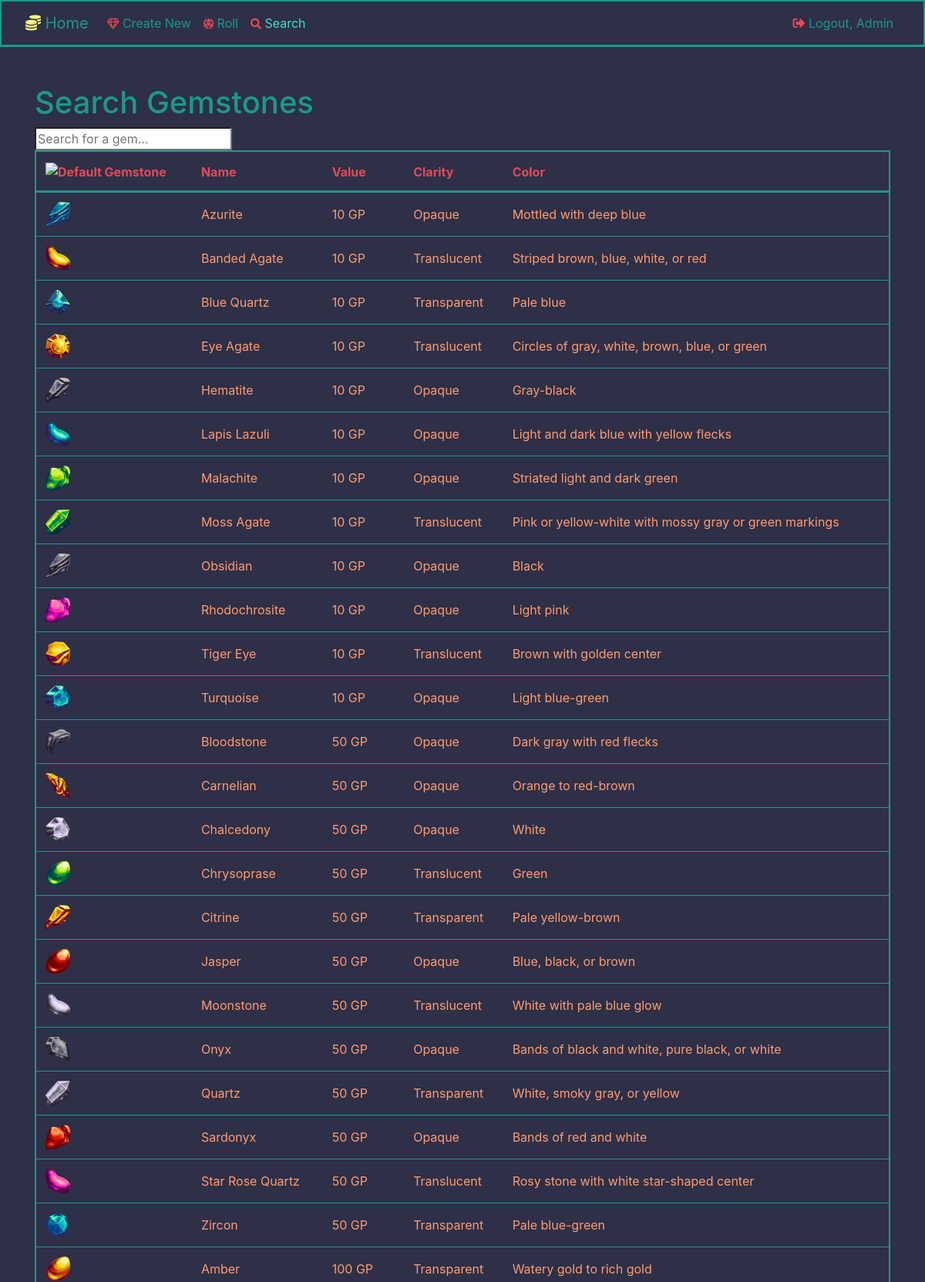
The page /treasure/gemstone/search/ (signed in, upper part) on the database its author committed.
### treasure/models.py (models this page shows, shortened)
class Gemstone(models.Model):
    name             = models.CharField(max_length=128)
    value            = models.IntegerField(validators=[MinValueValidator(1), MaxValueValidator(1_000_000)])
    clarity          = models.ForeignKey(
        GemstoneClarity,
        related_name='gemstones',
        on_delete=models.SET_DEFAULT,
        default=1
    )
    color            = models.CharField(max_length=128, blank=True, verbose_name='Color(s)')
    description      = models.TextField(max_length=1024)
    icon             = models.ForeignKey(
        GemstoneIcon,
        related_name='gemstones',
        on_delete=models.SET_DEFAULT,
        default=1
    )
    objects = GemstoneManager()

class GemstoneIcon(models.Model):
    name             = models.CharField(max_length=128)
    image            = models.ImageField(
        upload_to='gemstone-icons',
        max_length=128,
        height_field='height',
        width_field='width'
    )
    width            = models.PositiveIntegerField()
    height           = models.PositiveIntegerField()
    file_hash        = models.CharField(max_length=32, unique=True)

class GemstoneClarity(models.Model):
    class Meta:
        verbose_name_plural = 'Gemstone clarities'
    name = models.CharField(max_length=128)
    def __str__(self):
        return self.name

### treasure/views.py (the view)
# urls.py: path("gemstone/search/", views.gemstone_search, name="gemstone_search"),
def gemstone_search(request):
    gemstones = models.Gemstone.objects.all().order_by(models.GEMSTONE_DEFAULT_ORDER)
    return render(request, 'treasure/gemstone-search.html', {'gemstones': gemstones})

### treasure/templates/treasure/gemstone-search.html
{% include 'base.html' %}
{% block content %}
    <section class="container">
        <div id="search-box">
            <h1>Search Gemstones</h1>
            <input name="q"
                   type="search"
                   placeholder="Search for a gem..."
                   hx-get="{% url 'treasure:gemstone_search_table' %}"
                   hx-target="#search-results"
                   hx-trigger="input delay:0.2s"
            >
            <div id="search-results">
                {% include 'treasure/snippets/gemstone-table.html' %}
            </div>
        </div>
    </section>
{% endblock %}

### templates/navbar.html (shortened to what this page needs)
<div>
    <nav class="navbar navbar-expand-md custom-navbar mb-5">
        <div class="container-fluid">
            <a class="navbar-brand custom-navbar-brand {% if request.resolver_match.url_name == 'gemstone_index' %}custom-active{% endif %}" href="{% url 'treasure:gemstone_index' %}">
                <i class="fas fa-coins icon-yellow"></i> Home
            </a>
            <div class="collapse navbar-collapse" id="myNavbar">
                <ul class="navbar-nav mr-auto">
                    <li class="nav-item {% if request.resolver_match.url_name == 'gemstone_create' %}custom-active{% endif %}">
                        <a class="nav-link custom-nav-link" href="{% url 'treasure:gemstone_create' %}">
                            <i class="far fa-gem fa-sm icon-red"></i> Create New
                        </a>
                    </li>
                    <li class="nav-item {% if request.resolver_match.url_name == 'gemstone_roll' %}custom-active{% endif %}">
                        <a class="nav-link custom-nav-link" href="{% url 'treasure:gemstone_roll' %}">
                            <i class="fas fa-dice-d20 fa-sm icon-red"></i> Roll
                        </a>
                    </li>
                    <li class="nav-item {% if request.resolver_match.url_name == 'gemstone_search' %}custom-active{% endif %}">
                        <a class="nav-link custom-nav-link" href="{% url 'treasure:gemstone_search' %}">
                            <i class="fas fa-search fa-sm icon-red"></i> Search
                        </a>
                    </li>
                </ul>
                <ul class="navbar-nav ml-auto">
                    {% if user.is_authenticated %}
                        <li class="nav-item">
                            <a class="nav-link custom-nav-link" href="{% url 'logout' %}">
                                <i class="fas fa-sign-out-alt icon-red"></i> Logout, {{ user.username|capfirst }}
                            </a>
                        </li>
                    {% else %}
                        <li class="nav-item">
                            <a class="nav-link custom-nav-link" href="{% url 'login' %}">
                                <i class="fas fa-sign-in-alt icon-red"></i> Login
                            </a>
                        </li>
                    {% endif %}
                </ul>
            </div>
        </div>
    </nav>
</div>

### treasure/templates/treasure/snippets/gemstone-table.html (shortened to what this page needs)
{% load  humanize %}
{% load static %}
{% if gemstones %}
    <table id="gemstoneTable" class="table gemstone-table">
       <thead>
            <tr>
                <th class="gemstone-th"><img src="{% static 'img/gemstone-default.png' %}" alt="Default Gemstone" height="32" width="32"> </th>
                <th class="gemstone-th" role="button" onclick="sortTable('name', 'string')">Name</th>
                <th class="gemstone-th" role="button" onclick="sortTable('value', 'number')">Value</th>
                <th class="gemstone-th" role="button" onclick="sortTable('clarity', 'string')">Clarity</th>
                <th class="gemstone-th" role="button" onclick="sortTable('color', 'string')">Color</th>
            </tr>
       </thead>
       <tbody>
           {% for gemstone in gemstones %}
               <tr class="gemstone-tr" onclick="window.location='{% url 'treasure:gemstone_view' gemstone.id %}';">
                   <td><img src="{{ gemstone.icon.image.url }}" alt="{{ gemstone.name }}" height="32" width="32"></td>
                   <td>{{ gemstone.name }}</td>
                   <td>{{ gemstone.value|intcomma }} GP</td>
                   <td>{{ gemstone.clarity|capfirst }}</td>
                   <td>{{ gemstone.color|capfirst }}</td>
               </tr>
           {% endfor %}
       </tbody>
    </table>
{% endif %}

### static/css/landing.css (style rules this page uses)
.table { color: #ff9b71; border: 2px solid #1b998b; }
.gemstone-th { cursor: pointer; color: #e84855; border-top: none; }
td { border: 1px solid #1b998b; border-left: none; border-right: none; }
thead { border-bottom: 3px solid #1b998b; }
.gemstone-tr { cursor: pointer; }
.gemstone-table td, .gemstone-table th { vertical-align: middle; }
body { background-color: #2d3047; color: #ff9b71; }
h1, h2 { color: #1b998b; }
.custom-navbar { background-color: #2d3047; border: 2px solid #1b998b; border-bottom: 3px solid #1b998b; }
.custom-navbar-brand, .custom-nav-link { color: #1b998b; }
.custom-active .custom-nav-link, .custom-navbar-brand.custom-active { color: #40ddcb; }
.icon-yellow { color: #fffd82; }
.icon-red { color: #e84855; }

### rows shown on the page
Gemstone: icon.image (picture), name "Azurite", value "10", clarity "Opaque", color "Mottled with deep blue"
Gemstone: icon.image (picture), name "Banded Agate", value "10", clarity "Translucent", color "Striped brown, blue, white, or red"
Gemstone: icon.image (picture), name "Blue Quartz", value "10", clarity "Transparent", color "Pale blue"
Gemstone: icon.image (picture), name "Eye Agate", value "10", clarity "Translucent", color "Circles of gray, white, brown, blue, or green"
Gemstone: icon.image (picture), name "Hematite", value "10", clarity "Opaque", color "Gray-black"
Gemstone: icon.image (picture), name "Lapis Lazuli", value "10", clarity "Opaque", color "Light and dark blue with yellow flecks"
Gemstone: icon.image (picture), name "Malachite", value "10", clarity "Opaque", color "Striated light and dark green"
Gemstone: icon.image (picture), name "Moss Agate", value "10", clarity "Translucent", color "Pink or yellow-white with mossy gray or green markings"
Gemstone: icon.image (picture), name "Obsidian", value "10", clarity "Opaque", color "Black"
Gemstone: icon.image (picture), name "Rhodochrosite", value "10", clarity "Opaque", color "Light pink"
Gemstone: icon.image (picture), name "Tiger Eye", value "10", clarity "Translucent", color "Brown with golden center"
Gemstone: icon.image (picture), name "Turquoise", value "10", clarity "Opaque", color "Light blue-green"
Gemstone: icon.image (picture), name "Bloodstone", value "50", clarity "Opaque", color "Dark gray with red flecks"
Gemstone: icon.image (picture), name "Carnelian", value "50", clarity "Opaque", color "Orange to red-brown"
Gemstone: icon.image (picture), name "Chalcedony", value "50", clarity "Opaque", color "White"
Gemstone: icon.image (picture), name "Chrysoprase", value "50", clarity "Translucent", color "Green"
Gemstone: icon.image (picture), name "Citrine", value "50", clarity "Transparent", color "Pale yellow-brown"
Gemstone: icon.image (picture), name "Jasper", value "50", clarity "Opaque", color "Blue, black, or brown"
Gemstone: icon.image (picture), name "Moonstone", value "50", clarity "Translucent", color "White with pale blue glow"
Gemstone: icon.image (picture), name "Onyx", value "50", clarity "Opaque", color "Bands of black and white, pure black, or white"
Gemstone: icon.image (picture), name "Quartz", value "50", clarity "Transparent", color "White, smoky gray, or yellow"
Gemstone: icon.image (picture), name "Sardonyx", value "50", clarity "Opaque", color "Bands of red and white"
Gemstone: icon.image (picture), name "Star Rose Quartz", value "50", clarity "Translucent", color "Rosy stone with white star-shaped center"
Gemstone: icon.image (picture), name "Zircon", value "50", clarity "Transparent", color "Pale blue-green"
Gemstone: icon.image (picture), name "Amber", value "100", clarity "Transparent", color "Watery gold to rich gold"

### other values the page prints
{{ user.username|capfirst }} "Admin"
